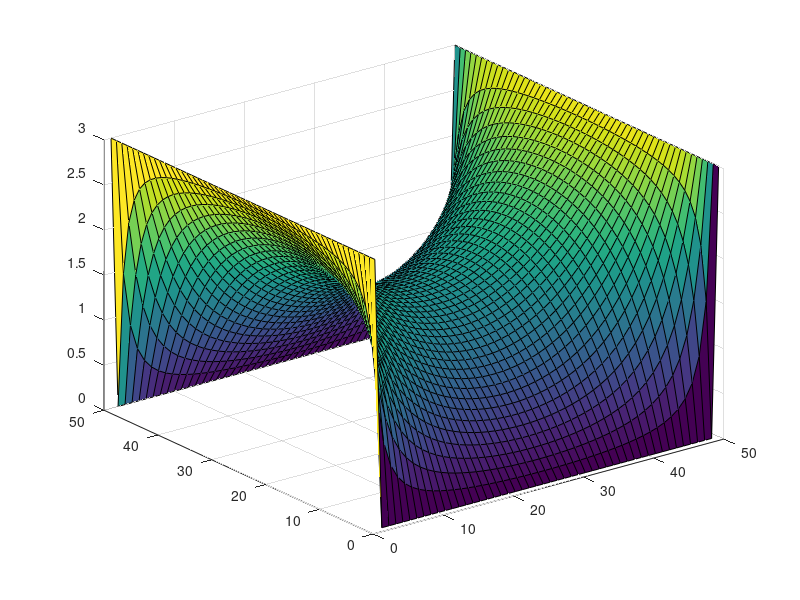

The MATLAB source for this figure:

%% Assignment 2

%% Part a
% This part of the assignment fixes one side of the box at voltage Vo
% which is arbitrarily set to 3.

clear
clc
size = 200;
nx = 50;
ny = nx;
dx = size/nx;
dy = size/ny;
Vo = 3;

B = zeros(nx*ny,1);
G = sparse(nx*ny,nx*ny);
 

%% Setting the G matrix
% The matrix is set to fix the left and right side to a constant value
% and the top and bottom are floating.

for i=1:ny
    for j=1:nx
        n=j+(i-1)*ny;
        
        if j==1%-----------left side
            G(n,:) = 0;
            G(n,n) = 1;
        elseif j==ny %-----right side
            G(n,:) = 0;
            G(n,n) = 1;
        elseif i==1%-------top side
            G(n,n) = -2;           
            G(n,n-1) = 1;
            G(n,n+1) = 1;
        elseif i==ny%------bottom side
            G(n,n) = -2;           
            G(n,n-1) = 1;
            G(n,n+1) = 1;
        else        %------bulk mass
            G(n,n) = -4;           
            G(n,n-1) = 1;
            G(n,n+1) = 1;
            if n>=nx
               G(n,n-nx) = 1;
            end
            if n<=length(G)-ny
               G(n,n+ny) = 1; 
            end            
        end
    end
end

%% Setting Potentials
% The values for the fixed ends are calibrated in the B matrix

for i=1:nx:nx*ny %left side
    B(i) = Vo;
end

for i=nx:nx:nx*ny % right side
    B(i) = 0;
end

%% Running Calculations
% The calculation is done and then the calculation vector is transformed
% into a matrix that is representative of the potential values.
calc = G\B;
potential = ones(nx,ny);
for i=1:nx
    for j=1:nx
        potential(i,j) = calc((i-1)*nx+j);
    end
end
surf(potential)
view([45 45])

%% Part b
%
% In this section, both left and right sides are fixed to Vo. The top and
% bottom are fixed to zero

%% Setting the G matrix
% The matrix is set to fix the left and right side to a constant value
% and the top and bottom are also fixed.

for i=1:ny
    for j=1:nx
        n=j+(i-1)*ny;
        
        if j==1%-----------left side
            G(n,:) = 0;
            G(n,n) = 1;
        elseif j==ny %-----right side
            G(n,:) = 0;
            G(n,n) = 1;
        elseif i==1%-------top side
            G(n,:) = 0;
            G(n,n) = 1;
        elseif i==ny%------bottom side
            G(n,:) = 0;
            G(n,n) = 1;
        else        %------bulk mass
            G(n,n) = -4;           
            G(n,n-1) = 1;
            G(n,n+1) = 1;
            if n>=nx
               G(n,n-nx) = 1;
            end
            if n<=length(G)-ny
               G(n,n+ny) = 1; 
            end            
        end
    end
end

%% Setting Potentials
% The values for the fixed ends are calibrated in the B matrix

for i=1:nx:nx*ny %left side
    B(i) = Vo;
end

for i=nx:nx:nx*ny % right side
    B(i) = Vo;
end

%% Running Calculations
% The calculation is done and then the calculation vector is transformed
% into a matrix that is representative of the potential values.
calc = G\B;
potential = ones(nx,ny);
for i=1:nx
    for j=1:nx
        potential(i,j) = calc((i-1)*nx+j);
    end
end
surf(potential)
